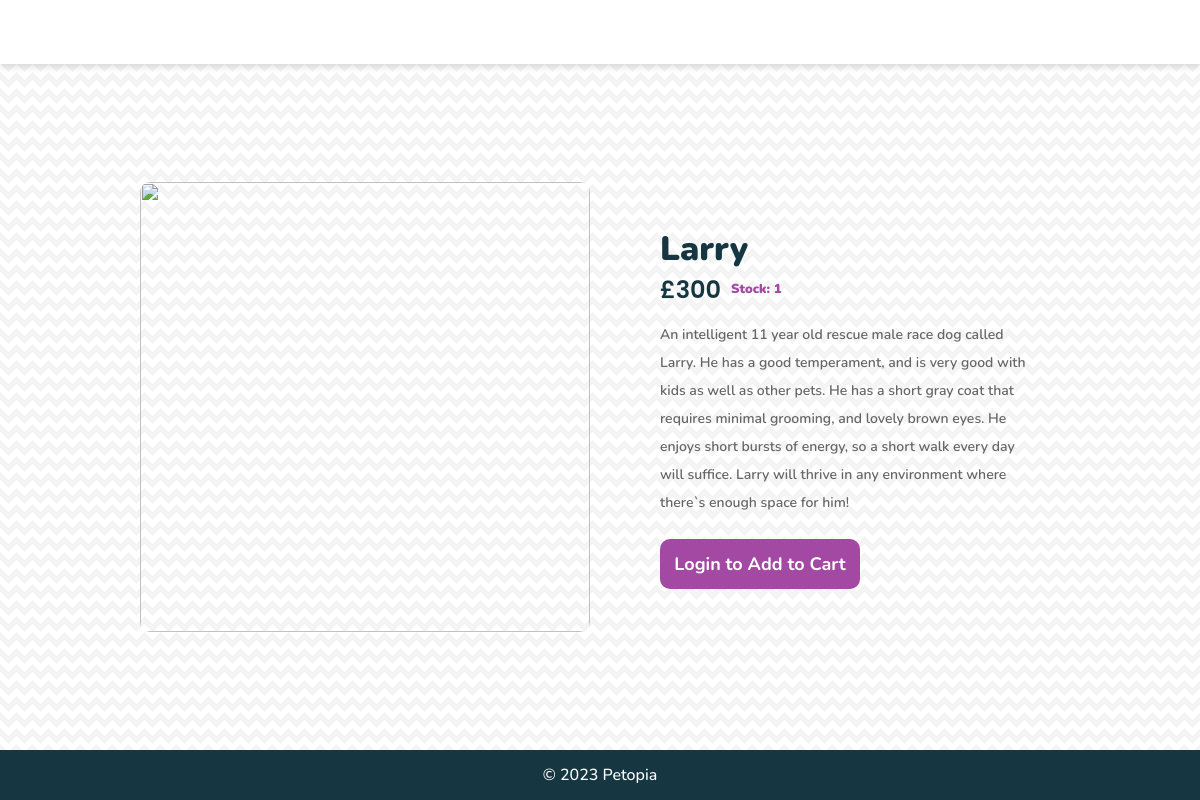
/item.php?Product_ID=1, run on the app's committed database.
### tables this page shows
CREATE TABLE `product` (
  `Product_ID` int(10) NOT NULL,
  `Name` varchar(20) NOT NULL,
  `Price` int(20) NOT NULL,
  `Num_In_Stock` int(10) UNSIGNED NOT NULL,
  `Description` varchar(500) NOT NULL,
  `Image` varchar(200) DEFAULT NULL
);

### php/mainLogCheck.php (called while the page is built, shortened)
<?php
$b=False;
?>

### item.php (the view, shortened to what this page needs)
<?php
require_once "php/mainLogCheck.php";
$tempPID = $_GET["Product_ID"];
?>
<!DOCTYPE html>
<html lang="en">
<head>
    <link href="css/item.css" rel="stylesheet" type="text/css">
    <link href='https://unpkg.com/boxicons@2.1.4/css/boxicons.min.css' rel='stylesheet'>
    <link href="css/navigation.css" rel="stylesheet" type="text/css">
    <link rel="stylesheet" href="css/footer.css">
    <link rel="stylesheet" href="https://unpkg.com/flickity@2/dist/flickity.min.css">
    <link rel="stylesheet" href="templates/hero-banner.css">
</head>
<body>
    <header></header>
    <main>
        <section class="item-section">
            <div class="item-image">
                <img src="assets/Homepage/hero-banner2.jpg" alt="">
            </div>
            <div class="right-container">
                <?php
                require_once "php/connectdb.php";
                try {
                    $productQuery =
                        "SELECT * from  product WHERE Product_ID LIKE " .
                        " '" .
                        $tempPID .
                        "'";
                    $rows = $db->query($productQuery);
                    if ($rows && $rows->rowCount() > 0) {
                        foreach ($rows as $row) { ?>
                                <h4 class="title-text"><?php echo $row[
                                    "Name"
                                ]; ?></h4>
                                <div class="price-stock-container">
                                    <h5 class="price-text">£<?php echo $row[
                                        "Price"
                                    ]; ?></h5>
                                    <p class="in-stock-text">Stock: <?php echo $row[
                                        "Num_In_Stock"
                                    ]; ?></p>
                                </div>
                                <p class="desc-text"><?php echo $row[
                                    "Description"
                                ]; ?></p>
                                <div class="item-bottom-container">
                                <?php if ($b == true) {
                                    if ($row["Num_In_Stock"] > 0) {
                                        echo "<form method='post' action='products.php'>";
                                        echo '<input type="hidden" name="productID" value="' .
                                            $row["Product_ID"] .
                                            '">';
                                        echo '<input type="hidden" name="quantity" value="1">';
                                        echo '<button class="add-cart-btn" type="submit" name="add">Add to Cart<div class="bx bx-cart-add"></div></button>';
                                        echo "</form>";
                                    } else {
                                        echo '<button class="add-cart-btn" disabled>Out of Stock</button>';
                                    }
                                } else {
                                    echo '<button class="add-cart-btn" onclick="location.href=\'login.php\'">Login to Add to Cart</button>';
                                } ?>
                        <?php }
                    } else {
                        echo "<p>No matching Product.</p>\n";
                    }
                } catch (PDOexception $ex) {
                    echo "Sorry, a database error occurred! <br>";
                    echo "Error details: <em>" . $ex->getMessage() . "</em>";
                }
                ?>
            </div>
        </section>
    </main>
</body>
<footer>
    &copy; 2023 Petopia
</footer>
</body>
</html>

### css/item.css (style rules this page uses)
main { min-height: calc(100vh - 134px); display: flex; flex-direction: column; justify-content: center; align-items: center; background-image: linear-gradient(135deg, rgba(228, 228, 228, 0.4) 25%, transparent 25%), linear-gradient(225deg, rgba(228, 228, 228, 0.4) 25%, transparent 25%), linear-gradient(45deg, rgba(228, 228, 228, 0.4) 25%, transparent 25%), linear-gradient(315deg, rgba(228, 228, 228, 0.4) 25%, #ffffff 25%); background-position: 8px 0, 8px 0, 0 0, 0 0; background-size: 16px 16px; background-repeat: repeat; }
.item-section { padding-top: 50px; padding-bottom: 50px; display: flex; justify-content: center; align-items: center; flex-wrap: wrap; gap: 70px; }
.item-image { width: 500px; height: 500px; }
.item-image img { width: 100%; height: 100%; object-fit: cover; border-radius: 10px; }
.right-container { display: flex; flex-direction: column; width: 400px; }
.title-text { margin: 0; font-size: 34px; color: #163741; margin-top: 0px; font-weight: 900; }
.price-stock-container { display: flex; flex-direction: row; align-items: center; }
.price-text { margin: 0; font-size: 24px; font-weight: 600; color: #163741; font-family: 'Poppins', sans-serif; }
.in-stock-text { font-size: 13px; color: #a349a4; margin-bottom: 0; margin-left: 10px; margin-top: 0px; font-style: normal; font-weight: 900; text-transform: inherit; }
.desc-text { font-weight: 400; line-height: 28px; color: #676666; font-weight: 600; font-size: 14px; margin-right: 20px; margin-bottom: 22px; }
.add-cart-btn { width: 200px; height: 50px; background-color: #a349a4; border: none; border-radius: 10px; cursor: pointer; color: white; font-weight: 700; font-family: Nunito, sans-serif; transition: 0.2s; font-size: 18px; position: relative; }
@media screen and (max-width: 1200px) { main { min-height: calc(100vh - 114px); } }
@media screen and (max-width: 1200px) { .item-image { width:450px; height: 450px; } }

### css/navigation.css (style rules this page uses)
body { margin: 0; font-family: 'Nunito', sans-serif; overflow-x: hidden; padding-top: 84px; }
header { width: 100%; height: auto; display: flex; justify-content: space-evenly; align-items: center; flex-direction: column; z-index: 9999; position: fixed; top: 0; box-shadow: 0 4px 6px rgba(0, 0, 0, 0.1); }
@media (max-width: 1200px) { body { padding-top: 64px; } }
@media (max-width: 1200px) { header { justify-content: space-between; height: 64px; } }

### css/footer.css (style rules this page uses)
footer { width: 100%; height: 50px; background-color: #163741; color: white; font-weight: 500; display: flex; justify-content: center; align-items: center; }

### templates/hero-banner.css (style rules this page uses)
body, html { overflow-x: hidden; }

### data on the page
product: Name "Larry", Price "300", Num_In_Stock "1", Description "An intelligent 11 year old rescue male race dog called Larry. He has a good temperament, and is very good with kids as well as other pets. He has a short gray coat that requires minimal grooming, and lovely brown eyes. He enjoys short bursts of energy, so a short walk every day will suffice. Larry will thrive in any environment where there`s enough space for him!"
